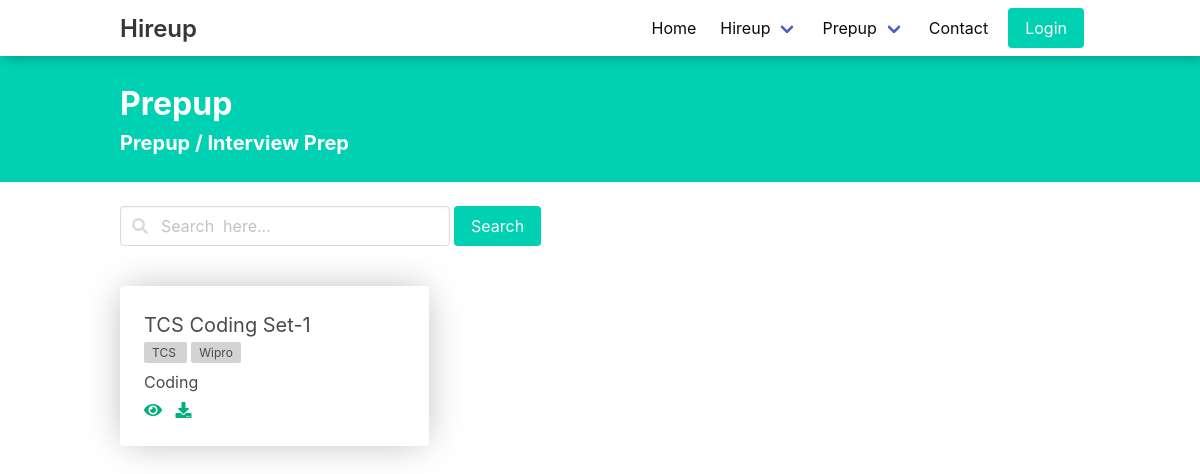
Page /prepup/interview-prep on the committed database.
### NotesApp/models.py (models this page shows, shortened)
class InterviewPrep(models.Model):
    name=models.CharField(max_length=200)
    category=models.ForeignKey(Category,on_delete=models.CASCADE)
    file = models.FileField(null=True, blank=True,upload_to='InterviewPrep/Fileuploads/')
    url = models.URLField(null=True, blank=True)
    createdBy=models.ForeignKey(User, on_delete=models.CASCADE)
    IsApproved=models.BooleanField(default=False)
    tags=models.ManyToManyField(Tags)
    def __str__(self):
        return self.name

class Tags(models.Model):
    name=models.CharField(max_length=100)

class Category(models.Model):
    name=models.CharField(max_length=100)

### NotesApp/views.py (the view)
# urls.py: path('interview-prep', interviewIndex, name='interviewIndex'),
def interviewIndex(request):
    Interviews=InterviewPrep.objects.filter(IsApproved=True)
    print(Interviews)
    return render(request, 'prepup/interviewPrep.html',{'data':Interviews})

### templates/prepup/interviewPrep.html (shortened to what this page needs)
{% extends "layout.html" %} {% load static %} {% block css %}
<link rel="stylesheet" href="{% static 'css/prepup/index.css' %}" />
<link
  rel="stylesheet"
  href="https://cdnjs.cloudflare.com/ajax/libs/font-awesome/4.7.0/css/font-awesome.min.css"
/>
<link
  rel="stylesheet"
  href="https://use.fontawesome.com/releases/v5.8.1/css/all.css"
/>
{% endblock %} {% block body %}
<div class="has-background-primary set">
  <div class="container py-5">
    <h1 class="is-size-3 has-text-white m-0"><b>Prepup</b></h1>
    <h2 class="is-size-5 has-text-white"><b>Prepup / Interview Prep</b></h2>
  </div>
</div>
<div class="container field is-grouped mt-5 set">
  <div class="field mr-1">
    <p class="control has-icons-left has-icons-right">
      <input class="input" type="text" placeholder="Search  here..." />
      <span class="icon is-small is-left">
      </span>
    </p>
  </div>
  <button class="button is-primary" type="button" href="">Search</button>
</div>
<section class="section container set">
  <div class="card__container">
    {% for i in data %}
    <div class="card">
      <div class="card-content">
        <div class="content">
          <p class="is-size-5 m-0 mb-1">{{i.name}}</p>
          <p class="m-0 is-size-7 has-text-lightgrey">
            {% for i in i.tags.all %}
           <span class="tag__small">{{ i.name }} </span>
           {% endfor %}
          </p>
          <p class="m-0 is-size-6 mt-2 mb-1">{{i.category.name}}</p>
          <a href="#"><i class="fa fa-eye"></i></a> &nbsp;
          <a href="#"><i class="fa fa-download"></i></a>
        </div>
      </div>
    </div>
    {% endfor %}
  </div>
</section>
{% endblock %} {% block script %} {% endblock %}

### static/css/prepup/index.css (style rules this page uses)
.card__container { display: grid; grid-template-columns: repeat(auto-fill, minmax(250px, 1fr)); grid-gap: 1em; }
.card { height: max-content; box-shadow: 0px 0px 36px -5px rgba(0, 0, 0, 0.3); }
.card a { color: rgb(0, 175, 123); }
.section { padding: 1rem 0rem; }
.tag__small { background-color:lightgray; padding:3px 8px; margin: 0 4px 0 0; border-radius: 2px; }

### rows in the picture
InterviewPrep: name "TCS Coding Set-1", category.name "Coding"
Tags: name "TCS"
Tags: name "Wipro"
